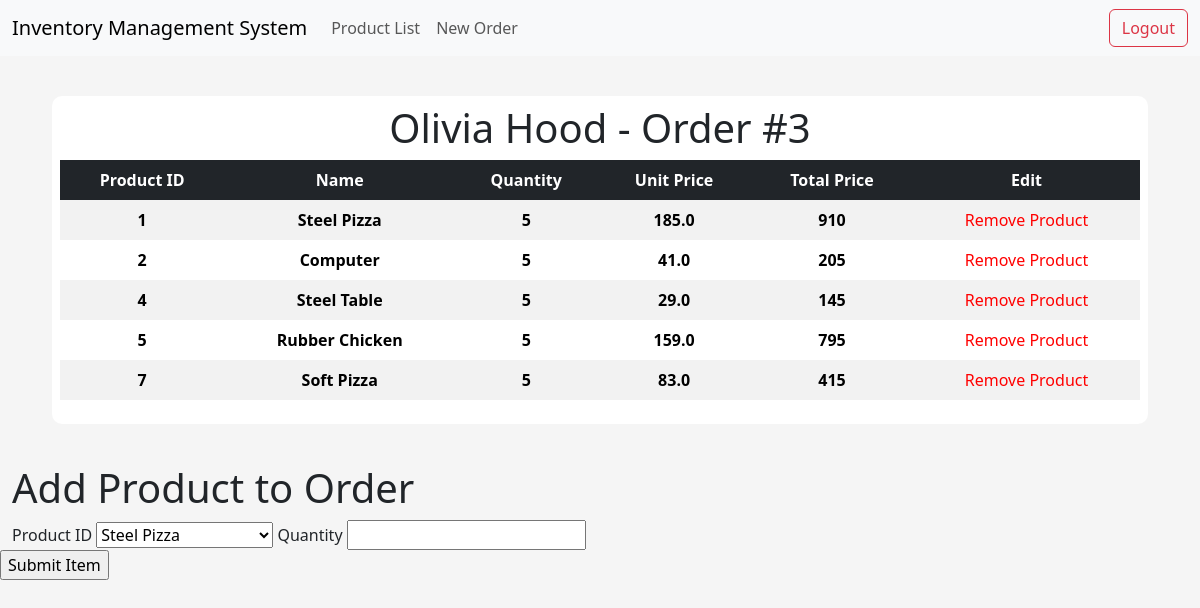
Page /order/3 on the committed database.
### app/models/tables.py (models this page shows, shortened)
class Customer(db.Model):
    __tablename__ = "customer"
    id = db.Column(db.Integer, primary_key=True)
    first_name = db.Column(db.String(50), nullable=False)
    last_name = db.Column(db.String(50), nullable=False)
    address = db.Column(db.String(500), nullable=False)
    postcode = db.Column(db.String(50), nullable=False)
    email = db.Column(db.String(50), nullable=False, unique=True)
    orders = db.relationship("Order", backref="customer")

class Product(db.Model):
    __tablename__ = "product"
    id = db.Column(db.Integer, primary_key=True)
    name = db.Column(db.String(50), nullable=False, unique=True)
    price = db.Column(db.Float, nullable=False)
    quantity_available = db.Column(db.Integer)

class OrderItem(db.Model):
    __tablename__ = "order_item"
    order_id = db.Column(db.Integer, db.ForeignKey("order.id"), primary_key=True)
    item_id = db.Column(db.Integer, db.ForeignKey("product.id"), primary_key=True)
    quantity = db.Column(db.Integer, nullable=False)
    total_price = db.Column(db.Integer, nullable=False)

### app/controllers/default.py (the view, shortened to what this page needs)
@app.route("/order/<int:id>", methods=["GET", "POST"])
def order(id):
    form = AddOrderItemForm()
    products = Product.query.all()
    form.product_id.choices = [(product.id, product.name) for product in products]
    order_items = OrderItem.query.filter_by(order_id=id).all()
    product_names = [Product.query.get(item.item_id).name for item in order_items]
    print(type(id))
    order = Order.query.get(id)
    customer_id = order.customer_id
    customer = Customer.query.get(customer_id)
    print("AAAAAAAVBBBBB: ", customer_id)
    products_for_order = {
        item.item_id: Product.query.get(item.item_id) for item in order_items
    }
    return render_template(
        "order.html",
        order=id,
        order_items=order_items,
        product_names=product_names,
        customer=customer,
        zip=zip,
        form=form,
        products_for_order=products_for_order,
    )

### app/models/forms.py (shortened to what this page needs)
class AddOrderItemForm(FlaskForm):
    product_id = SelectField("Product ID", coerce=int, validators=[DataRequired()])
    quantity = IntegerField("Quantity", validators=[DataRequired()])
    customer_id = HiddenField("customer_id")
    submit = SubmitField("Submit Item")

### app/templates/order.html (shortened to what this page needs)
{% extends "index.html" %}
{% block body %}
<div class="content-section">
    <div class="title">
        <h1>{{customer.first_name}} {{customer.last_name}} - Order #{{order}}</h1>
    </div>
    <table class="table table-striped table-borderless table-hover text-center">
        <thead class="table-dark table-sm">
            <tr>
                <th scope="col">Product ID</th>
                <th scope="col">Name</th>
                <th scope="col">Quantity</th>
                <th scope="col">Unit Price</th>
                <th scope="col">Total Price</th>
                <th scope="col">Edit</th>
            </tr>
        </thead>
        <tbody>
            {% for product, product_name in zip(order_items, product_names) %}
            {% set product_obj = products_for_order.get(product.item_id) %}
                <tr>
                    <th scope="row">{{ product.item_id }}</th>
                    <th scope="row">{{ product_name }}</th>
                    <th scope="row">{{ product.quantity }}</th>
                    <th scope="row">{{ product_obj.price }}</th>
                    <th scope="row">{{ product.total_price }}</th>
                    <td><a style="text-decoration: none; color:red; font-weight:red;" href=""> Remove Product </a></td>
                </tr>
            {% endfor %}
        </tbody>
    </table>
</div>
<h1>Add Product to Order</h1>
    <form method="POST" action="{{ url_for('order',id=order) }}" id="orderForm">
        {{form.product_id.label}}
        {{form.product_id}}
        {{form.quantity.label}}
        {{form.quantity}}
        </div>
        {{ form.submit() }}
{% endblock body %}

### app/static/css/main.css (style rules this page uses)
body { background-color: rgb(245, 245, 245); }
.content-section { background: #fff; margin: 40px; padding: 0.5rem 0.5rem; border-radius: 10px; }
.title h1 { text-align: center; align-items: center; }

### rows in the picture
Customer: first_name "Olivia", last_name "Hood"
Product: item_id "1", name "Steel Pizza", quantity "5", price "185.0", total_price "910"
Product: item_id "2", name "Computer", quantity "5", price "41.0", total_price "205"
Product: item_id "4", name "Steel Table", quantity "5", price "29.0", total_price "145"
Product: item_id "5", name "Rubber Chicken", quantity "5", price "159.0", total_price "795"
Product: item_id "7", name "Soft Pizza", quantity "5", price "83.0", total_price "415"

### other values in the picture
{{ order }} "3"
